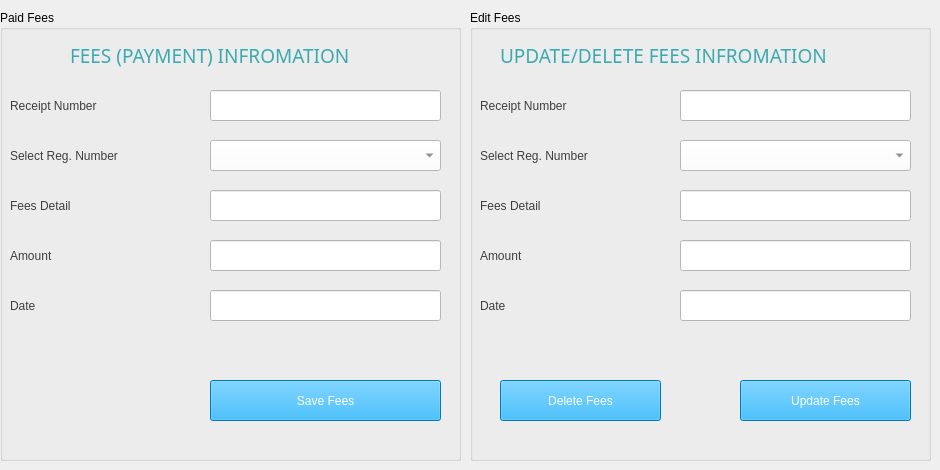
    <widget class="QWidget" name="tab_15">
     <attribute name="title">
      <string>FEES</string>
     </attribute>
     <widget class="QGroupBox" name="groupBox_5">
      <property name="geometry">
       <rect>
        <x>0</x>
        <y>10</y>
        <width>461</width>
        <height>451</height>
       </rect>
      </property>
      <property name="title">
       <string>Paid Fees</string>
      </property>
      <widget class="QLabel" name="ADDSTD_10">
       <property name="enabled">
        <bool>true</bool>
       </property>
       <property name="geometry">
        <rect>
         <x>70</x>
         <y>30</y>
         <width>351</width>
         <height>31</height>
        </rect>
       </property>
       <property name="font">
        <font>
         <family>Arial Black</family>
         <pointsize>14</pointsize>
         <weight>10</weight>
         <italic>false</italic>
         <bold>false</bold>
        </font>
       </property>
       <property name="styleSheet">
        <string notr="true">color: rgb(59, 170, 176);
font: 87 14pt &quot;Arial Black&quot;;</string>
       </property>
       <property name="text">
        <string>FEES (PAYMENT) INFROMATION</string>
       </property>
      </widget>
      <widget class="QComboBox" name="comboBox_20">
       <property name="geometry">
        <rect>
         <x>210</x>
         <y>130</y>
         <width>231</width>
         <height>31</height>
        </rect>
       </property>
       <property name="styleSheet">
        <string notr="true">color: rgb(84, 84, 84);
background-color: rgb(255, 255, 255);
font: 87 11pt &quot;Arial Black&quot;;</string>
       </property>
      </widget>
      <widget class="QLabel" name="label_88">
       <property name="geometry">
        <rect>
         <x>10</x>
         <y>130</y>
         <width>191</width>
         <height>31</height>
        </rect>
       </property>
       <property name="styleSheet">
        <string notr="true">color:rgb(62, 62, 62);
font: 87 13pt &quot;Arial Black&quot;;</string>
       </property>
       <property name="text">
        <string>Select Reg. Number</string>
       </property>
      </widget>
      <widget class="QLabel" name="label_90">
       <property name="geometry">
        <rect>
         <x>10</x>
         <y>180</y>
         <width>171</width>
         <height>31</height>
        </rect>
       </property>
       <property name="styleSheet">
        <string notr="true">color:rgb(62, 62, 62);
font: 87 13pt &quot;Arial Black&quot;;</string>
       </property>
       <property name="text">
        <string>Fees Detail</string>
       </property>
      </widget>
      <widget class="QLineEdit" name="lineEdit_54">
       <property name="geometry">
        <rect>
         <x>210</x>
         <y>180</y>
         <width>231</width>
         <height>31</height>
        </rect>
       </property>
       <property name="styleSheet">
        <string notr="true">background-color: rgb(255, 255, 255);
font: 87 12pt &quot;Arial Black&quot;;
color: rgb(90, 90, 90);
</string>
       </property>
      </widget>
      <widget class="QLineEdit" name="lineEdit_55">
       <property name="geometry">
        <rect>
         <x>210</x>
         <y>230</y>
         <width>231</width>
         <height>31</height>
        </rect>
       </property>
       <property name="styleSheet">
        <string notr="true">background-color: rgb(255, 255, 255);
font: 87 12pt &quot;Arial Black&quot;;
color: rgb(90, 90, 90);
</string>
       </property>
      </widget>
      <widget class="QLabel" name="label_91">
       <property name="geometry">
        <rect>
         <x>10</x>
         <y>230</y>
         <width>171</width>
         <height>31</height>
        </rect>
       </property>
       <property name="styleSheet">
        <string notr="true">color:rgb(62, 62, 62);
font: 87 13pt &quot;Arial Black&quot;;</string>
       </property>
       <property name="text">
        <string>Amount</string>
       </property>
      </widget>
      <widget class="QLineEdit" name="lineEdit_56">
       <property name="geometry">
        <rect>
         <x>210</x>
         <y>280</y>
         <width>231</width>
         <height>31</height>
        </rect>
       </property>
       <property name="styleSheet">
        <string notr="true">background-color: rgb(255, 255, 255);
font: 87 12pt &quot;Arial Black&quot;;
color: rgb(90, 90, 90);
</string>
       </property>
      </widget>
      <widget class="QLabel" name="label_92">
       <property name="geometry">
        <rect>
         <x>10</x>
         <y>280</y>
         <width>191</width>
         <height>31</height>
        </rect>
       </property>
       <property name="styleSheet">
        <string notr="true">color:rgb(62, 62, 62);
font: 87 13pt &quot;Arial Black&quot;;</string>
       </property>
       <property name="text">
        <string>Date</string>
       </property>
      </widget>
      <widget class="QPushButton" name="pushButton_18">
       <property name="geometry">
        <rect>
         <x>210</x>
         <y>370</y>
         <width>231</width>
         <height>41</height>
        </rect>
       </property>
       <property name="cursor">
        <cursorShape>PointingHandCursor</cursorShape>
       </property>
       <property name="styleSheet">
        <string notr="true">background-color: rgb(0, 170, 255);
color: rgb(255, 255, 255);
font: 87 16pt &quot;Arial Black&quot;;</string>
       </property>
       <property name="text">
        <string>Save Fees</string>
       </property>
      </widget>
      <widget class="QLabel" name="label_95">
       <property name="geometry">
        <rect>
         <x>10</x>
         <y>80</y>
         <width>171</width>
         <height>31</height>
        </rect>
       </property>
       <property name="styleSheet">
        <string notr="true">color:rgb(62, 62, 62);
font: 87 13pt &quot;Arial Black&quot;;</string>
       </property>
       <property name="text">
        <string>Receipt Number</string>
       </property>
      </widget>
      <widget class="QLineEdit" name="lineEdit_58">
       <property name="geometry">
        <rect>
         <x>210</x>
         <y>80</y>
         <width>231</width>
         <height>31</height>
        </rect>
       </property>
       <property name="styleSheet">
        <string notr="true">background-color: rgb(255, 255, 255);
font: 87 12pt &quot;Arial Black&quot;;
color: rgb(90, 90, 90);
</string>
       </property>
      </widget>
     </widget>
     <widget class="QGroupBox" name="groupBox_6">
      <property name="geometry">
       <rect>
        <x>470</x>
        <y>10</y>
        <width>461</width>
        <height>451</height>
       </rect>
      </property>
      <property name="title">
       <string>Edit Fees</string>
      </property>
      <widget class="QLabel" name="ADDSTD_11">
       <property name="enabled">
        <bool>true</bool>
       </property>
       <property name="geometry">
        <rect>
         <x>30</x>
         <y>30</y>
         <width>401</width>
         <height>31</height>
        </rect>
       </property>
       <property name="font">
        <font>
         <family>Arial Black</family>
         <pointsize>14</pointsize>
         <weight>10</weight>
         <italic>false</italic>
         <bold>false</bold>
        </font>
       </property>
       <property name="styleSheet">
        <string notr="true">color: rgb(59, 170, 176);
font: 87 14pt &quot;Arial Black&quot;;</string>
       </property>
       <property name="text">
        <string>UPDATE/DELETE FEES INFROMATION</string>
       </property>
      </widget>
      <widget class="QComboBox" name="comboBox_21">
       <property name="geometry">
        <rect>
         <x>210</x>
         <y>130</y>
         <width>231</width>
         <height>31</height>
        </rect>
       </property>
       <property name="styleSheet">
        <string notr="true">color: rgb(84, 84, 84);
background-color: rgb(255, 255, 255);
font: 87 11pt &quot;Arial Black&quot;;</string>
       </property>
      </widget>
      <widget class="QLabel" name="label_89">
       <property name="geometry">
        <rect>
         <x>10</x>
         <y>130</y>
         <width>191</width>
         <height>31</height>
        </rect>
       </property>
       <property name="styleSheet">
        <string notr="true">color:rgb(62, 62, 62);
font: 87 13pt &quot;Arial Black&quot;;</string>
       </property>
       <property name="text">
        <string>Select Reg. Number</string>
       </property>
      </widget>
      <widget class="QLabel" name="label_93">
       <property name="geometry">
        <rect>
         <x>10</x>
         <y>180</y>
         <width>171</width>
         <height>31</height>
        </rect>
       </property>
       <property name="styleSheet">
        <string notr="true">color:rgb(62, 62, 62);
font: 87 13pt &quot;Arial Black&quot;;</string>
       </property>
       <property name="text">
        <string>Fees Detail</string>
       </property>
      </widget>
      <widget class="QLineEdit" name="lineEdit_57">
       <property name="geometry">
        <rect>
         <x>210</x>
         <y>180</y>
         <width>231</width>
         <height>31</height>
        </rect>
       </property>
       <property name="styleSheet">
        <string notr="true">background-color: rgb(255, 255, 255);
font: 87 12pt &quot;Arial Black&quot;;
color: rgb(90, 90, 90);
</string>
       </property>
      </widget>
      <widget class="QLineEdit" name="lineEdit_59">
       <property name="geometry">
        <rect>
         <x>210</x>
         <y>230</y>
         <width>231</width>
         <height>31</height>
        </rect>
       </property>
       <property name="styleSheet">
        <string notr="true">background-color: rgb(255, 255, 255);
font: 87 12pt &quot;Arial Black&quot;;
color: rgb(90, 90, 90);
</string>
       </property>
      </widget>
      <widget class="QLabel" name="label_94">
       <property name="geometry">
        <rect>
         <x>10</x>
         <y>230</y>
         <width>171</width>
         <height>31</height>
        </rect>
       </property>
       <property name="styleSheet">
        <string notr="true">color:rgb(62, 62, 62);
font: 87 13pt &quot;Arial Black&quot;;</string>
       </property>
       <property name="text">
        <string>Amount</string>
       </property>
      </widget>
      <widget class="QLineEdit" name="lineEdit_60">
       <property name="geometry">
        <rect>
         <x>210</x>
         <y>280</y>
         <width>231</width>
         <height>31</height>
        </rect>
       </property>
       <property name="styleSheet">
        <string notr="true">background-color: rgb(255, 255, 255);
font: 87 12pt &quot;Arial Black&quot;;
color: rgb(90, 90, 90);
</string>
       </property>
      </widget>
      <widget class="QLabel" name="label_96">
       <property name="geometry">
        <rect>
         <x>10</x>
         <y>280</y>
         <width>191</width>
         <height>31</height>
        </rect>
       </property>
       <property name="styleSheet">
        <string notr="true">color:rgb(62, 62, 62);
font: 87 13pt &quot;Arial Black&quot;;</string>
       </property>
       <property name="text">
        <string>Date</string>
       </property>
      </widget>
      <widget class="QPushButton" name="pushButton_19">
       <property name="geometry">
        <rect>
         <x>270</x>
         <y>370</y>
         <width>171</width>
         <height>41</height>
        </rect>
       </property>
       <property name="cursor">
        <cursorShape>PointingHandCursor</cursorShape>
       </property>
       <property name="styleSheet">
        <string notr="true">background-color: rgb(0, 170, 255);
color: rgb(255, 255, 255);
font: 87 16pt &quot;Arial Black&quot;;</string>
       </property>
       <property name="text">
        <string>Update Fees</string>
       </property>
      </widget>
      <widget class="QLabel" name="label_97">
       <property name="geometry">
        <rect>
         <x>10</x>
         <y>80</y>
         <width>171</width>
         <height>31</height>
        </rect>
       </property>
       <property name="styleSheet">
        <string notr="true">color:rgb(62, 62, 62);
font: 87 13pt &quot;Arial Black&quot;;</string>
       </property>
       <property name="text">
        <string>Receipt Number</string>
       </property>
      </widget>
      <widget class="QLineEdit" name="lineEdit_61">
       <property name="geometry">
        <rect>
         <x>210</x>
         <y>80</y>
         <width>231</width>
         <height>31</height>
        </rect>
       </property>
       <property name="styleSheet">
        <string notr="true">background-color: rgb(255, 255, 255);
font: 87 12pt &quot;Arial Black&quot;;
color: rgb(90, 90, 90);
</string>
       </property>
      </widget>
      <widget class="QPushButton" name="pushButton_20">
       <property name="geometry">
        <rect>
         <x>30</x>
         <y>370</y>
         <width>161</width>
         <height>41</height>
        </rect>
       </property>
       <property name="cursor">
        <cursorShape>PointingHandCursor</cursorShape>
       </property>
       <property name="styleSheet">
        <string notr="true">background-color: rgb(0, 170, 255);
color: rgb(255, 255, 255);
font: 87 16pt &quot;Arial Black&quot;;</string>
       </property>
       <property name="text">
        <string>Delete Fees</string>
       </property>
      </widget>
     </widget>
    </widget>
